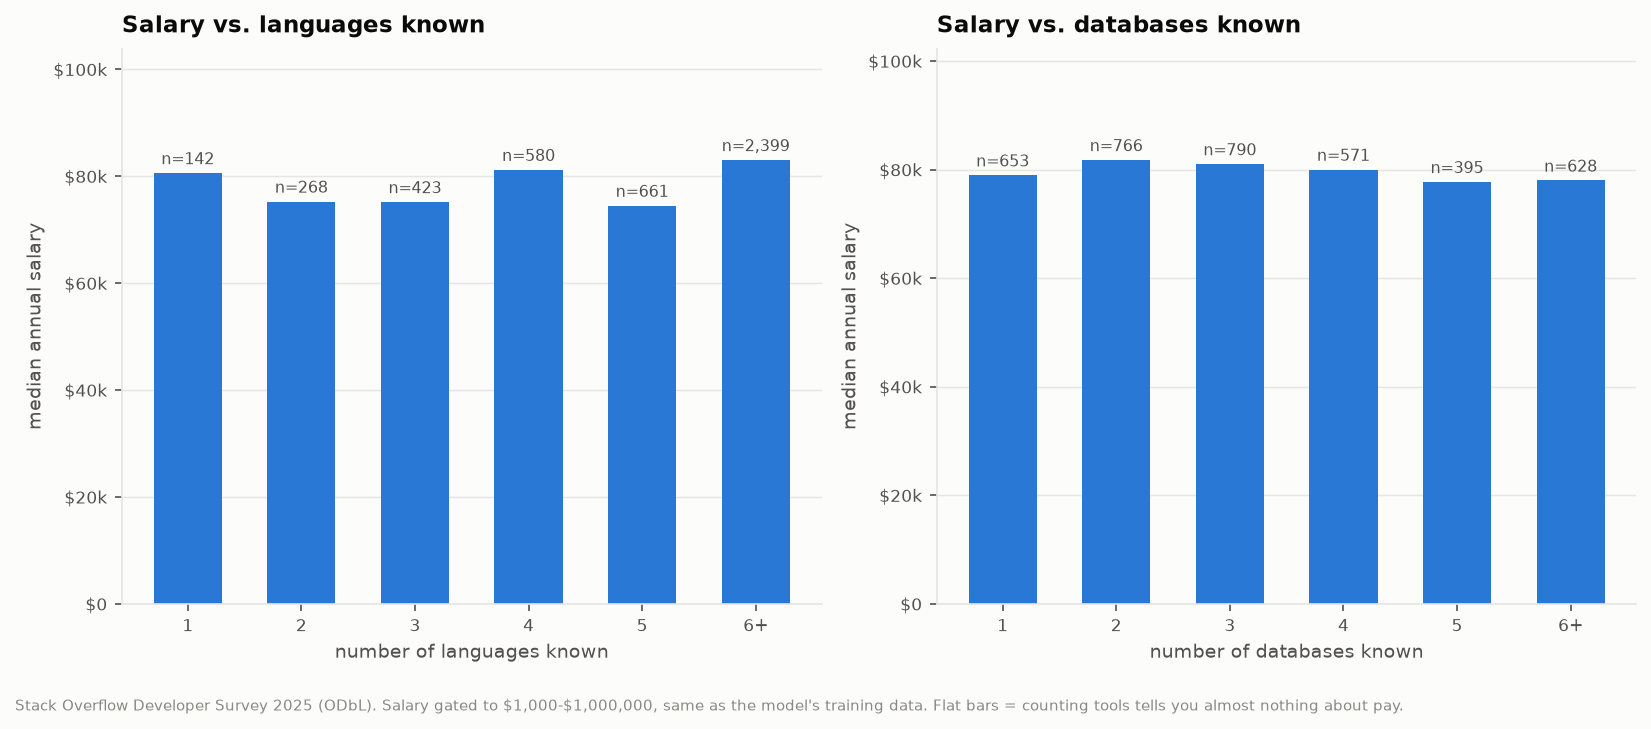

Recreate this plot in Python.
"""
Why LanguageHaveWorkedWith / DatabaseHaveWorkedWith aren't modelled: median salary
barely moves with how many languages or databases someone knows. Two panels, same
story twice — knowing more tools is not the same as earning more.

Run:  .venv/bin/python "data viz/visualizations/language_database_salary.py"
"""

import sys
from pathlib import Path

import numpy as np
import pandas as pd

sys.path.insert(0, "data viz")
import matplotlib
matplotlib.use("Agg")
import matplotlib.pyplot as plt

import vizstyle as vz

SALARY_FLOOR, SALARY_CEIL = 1_000, 1_000_000   # same plausibility gate the model trains under
OUT = Path("data viz/visualizations/language_database_salary.png")

raw = pd.read_csv("data/survey.csv", na_values=["NA"], keep_default_na=False)
raw["annual_salary_usd"] = pd.to_numeric(raw["annual_salary_usd"], errors="coerce")
df = raw[raw["annual_salary_usd"].between(SALARY_FLOOR, SALARY_CEIL)].copy()


def count_items(s: pd.Series) -> pd.Series:
    return s.str.split(";").map(lambda L: len(L) if isinstance(L, list) else np.nan)


def bucket_stats(n_col: pd.Series, salary: pd.Series) -> pd.DataFrame:
    bucket = n_col.clip(upper=6).map(lambda v: "6+" if v == 6 else str(int(v)) if pd.notna(v) else None)
    out = (pd.DataFrame({"bucket": bucket, "salary": salary}).dropna()
           .groupby("bucket")["salary"].agg(median="median", n="size"))
    order = [str(i) for i in range(1, 6)] + ["6+"]
    return out.reindex([b for b in order if b in out.index])


vz.apply_style()
fig, axes = plt.subplots(1, 2, figsize=(11, 4.6))

for ax, col, label in [(axes[0], "LanguageHaveWorkedWith", "languages known"),
                       (axes[1], "DatabaseHaveWorkedWith", "databases known")]:
    stats = bucket_stats(count_items(df[col]), df["annual_salary_usd"])
    xpos = np.arange(len(stats))
    ax.bar(xpos, stats["median"], color=vz.S1, width=0.6, zorder=2)
    ax.set_xticks(xpos, stats.index)
    ax.yaxis.set_major_formatter(vz.money)
    ax.set(xlabel=f"number of {label}", ylabel="median annual salary")
    ax.set_title(f"Salary vs. {label}")
    ax.grid(True, axis="y")
    for x, m, n in zip(xpos, stats["median"], stats["n"]):
        ax.text(x, m + stats["median"].max() * 0.02, f"n={n:,}", ha="center",
                fontsize=7.5, color=vz.INK_2)
    ax.set_ylim(0, stats["median"].max() * 1.25)

vz.source_note(fig, "Stack Overflow Developer Survey 2025 (ODbL). Salary gated to "
                    "$1,000-$1,000,000, same as the model's training data. Flat bars = "
                    "counting tools tells you almost nothing about pay.")
fig.tight_layout()
fig.savefig(OUT)
print(f"wrote {OUT}")
